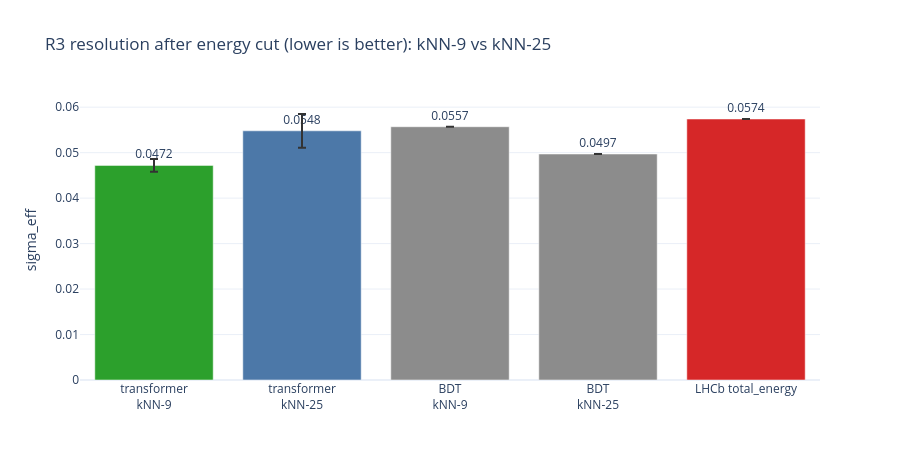

The notebook cell saved with this chart:
### Code cell
import plotly.graph_objects as go
labels = ["transformer<br>kNN-9", "transformer<br>kNN-25", "BDT<br>kNN-9", "BDT<br>kNN-25", "LHCb total_energy"]
vals = [res[9]["transformer_mean"], res[25]["transformer_mean"], res[9]["BDT"], res[25]["BDT"], res[9]["total_energy"]]
errs = [res[9]["transformer_std"], res[25]["transformer_std"], 0, 0, 0]
colors = ["#2ca02c", "#4c78a8", "#8c8c8c", "#8c8c8c", "#d62728"]
fig = go.Figure(go.Bar(x=labels, y=vals, marker_color=colors,
                       error_y=dict(type="data", array=errs, color="#333"),
                       text=[f"{v:.4f}" for v in vals], textposition="outside"))
fig.update_layout(template="plotly_white", height=460,
                  title="R3 resolution after energy cut (lower is better): kNN-9 vs kNN-25",
                  yaxis_title="sigma_eff")
fig.show()

### Figure 1 — Plotly figure (JSON) as saved in the notebook; plotly's stock layout.template omitted (floating-point values rounded to 4 significant figures)
{"data": [{"error_y": {"array": [0.0014, 0.0037, 0, 0, 0], "color": "#333", "type": "data"}, "marker": {"color": ["#2ca02c", "#4c78a8", "#8c8c8c", "#8c8c8c", "#d62728"]}, "text": ["0.0472", "0.0548", "0.0557", "0.0497", "0.0574"], "textposition": "outside", "type": "bar", "x": ["transformer<br>kNN-9", "transformer<br>kNN-25", "BDT<br>kNN-9", "BDT<br>kNN-25", "LHCb total_energy"], "y": [0.0472, 0.0548, 0.0557, 0.0497, 0.0574]}], "layout": {"height": 460, "title": {"text": "R3 resolution after energy cut (lower is better): kNN-9 vs kNN-25"}, "yaxis": {"title": {"text": "sigma_eff"}}}}
